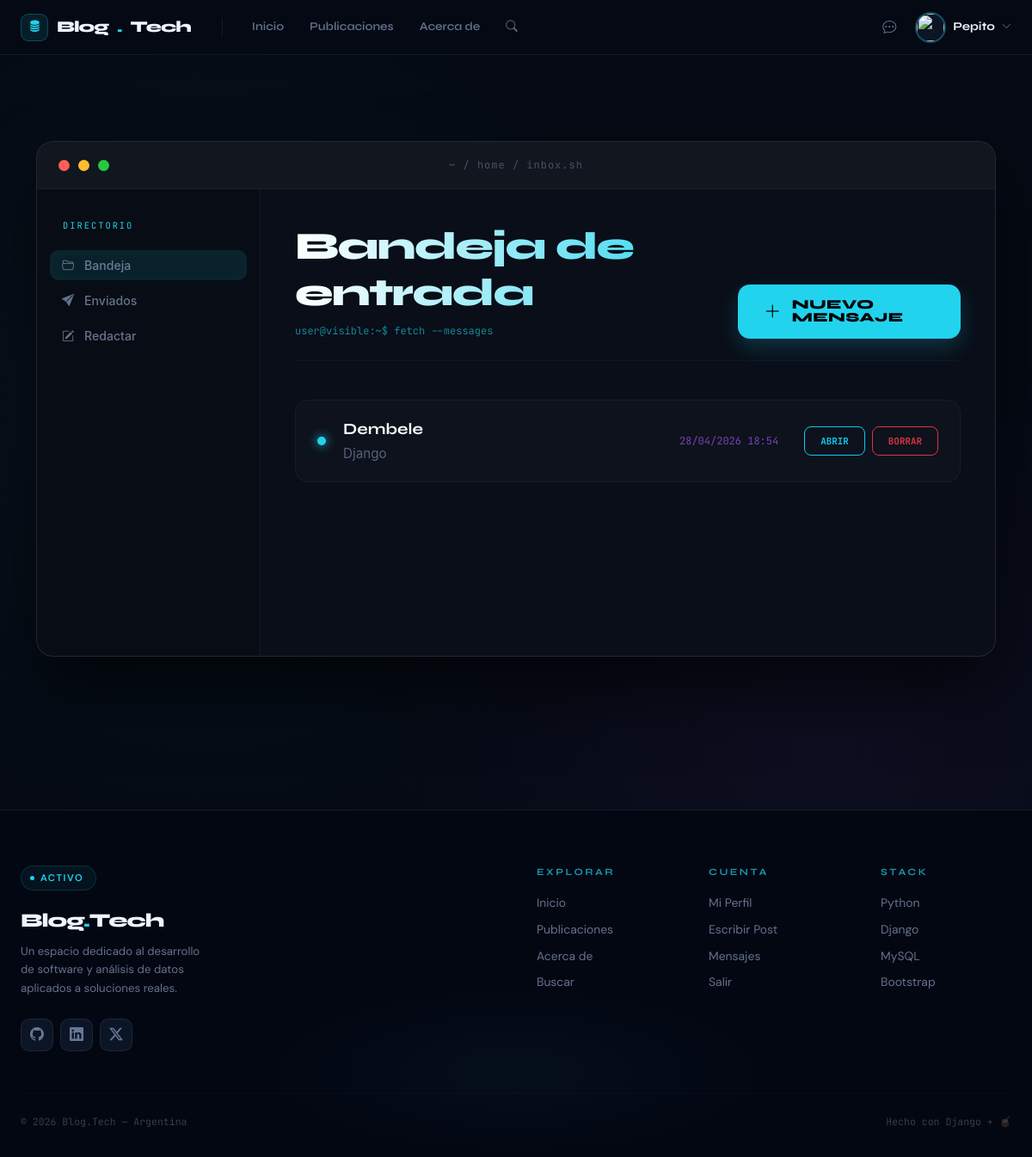
The page /mensajeria/ (signed in) on the database its author committed.
### mensajeria/models.py (models this page shows, shortened)
class Mensaje(models.Model):
    remitente = models.ForeignKey(User, on_delete=models.CASCADE, related_name='mensajes_enviados', verbose_name='Remitente')
    destinatario = models.ForeignKey(User, on_delete=models.CASCADE, related_name='mensajes_recibidos', verbose_name='Destinatario')
    asunto = models.CharField(max_length=200, verbose_name='Asunto')
    contenido = models.TextField(verbose_name='Contenido')
    fecha = models.DateTimeField(auto_now_add=True, verbose_name='Fecha')
    leido = models.BooleanField(default=False, verbose_name='Leído')
    class Meta:
        ordering = ['-fecha']
        verbose_name = 'Mensaje'
        verbose_name_plural = 'Mensajes'

### mensajeria/views.py (the view)
# urls.py: path('', views.bandeja_entrada, name='bandeja_entrada'),
@login_required
def bandeja_entrada(request):
    mensajes_recibidos = Mensaje.objects.filter(destinatario=request.user)
    return render(request, 'mensajeria/bandeja_entrada.html', {'mensajes_recibidos': mensajes_recibidos})

### mensajeria/templates/mensajeria/bandeja_entrada.html (shortened to what this page needs)
{% extends "blog/base.html" %}
{% load static %}
{% block contenido %}
<div class="container py-5 terminal-container">
    <div class="apple-window">
        <div class="window-header">
            <div class="traffic-lights">
                <div class="dot dot-red"></div>
                <div class="dot dot-yellow"></div>
                <div class="dot dot-green"></div>
            </div>
            <div class="window-path">
                ~ / home / inbox.sh
            </div>
            <div style="width: 100px;"></div> </div>
        <div class="window-body">
            <div class="sidebar-explorer d-none d-md-block">
                <span class="nav-label">Directorio</span>
                <ul class="nav flex-column nav-msg">
                    <li class="nav-item">
                        <a class="nav-link active" href="{% url 'bandeja_entrada' %}">
                            <i class="bi bi-folder2-open"></i> Bandeja
                        </a>
                    </li>
                    <li class="nav-item">
                        <a class="nav-link" href="{% url 'mensajes_enviados' %}">
                            <i class="bi bi-send-fill"></i> Enviados
                        </a>
                    </li>
                    <li class="nav-item">
                        <a class="nav-link" href="{% url 'enviar_mensaje' %}">
                            <i class="bi bi-pencil-square"></i> Redactar
                        </a>
                    </li>
                </ul>
            </div>
            <div class="content-area">
                <div class="content-header">
                    <div>
                        <h2 class="section-title">Bandeja de entrada</h2>
                        <p class="mb-0 mt-2" style="font-family: var(--font-mono); font-size: 0.75rem; color: var(--accent-cyan); opacity: 0.6;">
                            user@visible:~$ fetch --messages
                        </p>
                    </div>
                    <a href="{% url 'enviar_mensaje' %}" class="btn-new-msg">
                        <i class="bi bi-plus-lg fs-5"></i> NUEVO MENSAJE
                    </a>
                </div>
                <div class="msg-list-wrapper">
                    {% if mensajes_recibidos %}
                        {% for mensaje in mensajes_recibidos %}
                        <div class="msg-item">
                            <div class="d-flex align-items-center">
                                {% if not mensaje.leido %}
                                    <div class="unread-glow"></div>
                                {% else %}
                                    <div style="width: 30px;"></div> {% endif %}
                                <div class="msg-info">
                                    <span class="msg-sender">{{ mensaje.remitente.username }}</span>
                                    <span class="msg-subject">{{ mensaje.asunto|truncatechars:50 }}</span>
                                </div>
                            </div>
                            <div class="msg-meta">
                                <span class="msg-date">{{ mensaje.fecha|date:"d/m/Y H:i" }}</span>
                                <div class="d-flex gap-2">
                                    <a href="{% url 'ver_mensaje' mensaje.pk %}" class="btn btn-outline-info btn-terminal-sm">Abrir</a>
                                    <a href="{% url 'eliminar_mensaje' mensaje.pk %}" class="btn btn-outline-danger btn-terminal-sm">Borrar</a>
                                </div>
                            </div>
                        </div>
                        {% endfor %}
                    {% endif %}
                </div>
            </div>
        </div>
    </div>
</div>
{% endblock %}

### blog/templates/blog/base.html (shortened to what this page needs)
<!DOCTYPE html>
<html lang="es" style="overflow-x: hidden;">
<head>
    <link href="https://cdn.jsdelivr.net/npm/bootstrap@5.3.0/dist/css/bootstrap.min.css" rel="stylesheet">
    <link rel="stylesheet" href="https://cdn.jsdelivr.net/npm/bootstrap-icons@1.11.3/font/bootstrap-icons.min.css">
</head>
<body class="d-flex flex-column min-vh-100">
<nav class="navbar sticky-top">
    <div class="container-custom" style="display:flex; align-items:center; height:100%; gap:0;">
        <a class="navbar-brand" href="{% url 'inicio' %}">
            <div class="brand-icon"><i class="bi bi-database-fill"></i></div>
            Blog<span style="color:var(--accent-cyan);">.</span>Tech
        </a>
        <ul class="navbar-nav flex-row d-none d-lg-flex me-auto">
            <li class="nav-item">
                <a class="nav-link" href="{% url 'inicio' %}" data-url="{% url 'inicio' %}">
                    Inicio
                </a>
            </li>
            <li class="nav-item">
                <a class="nav-link" href="{% url 'lista' %}" data-url="{% url 'lista' %}">
                    Publicaciones
                </a>
            </li>
            <li class="nav-item">
                <a class="nav-link" href="{% url 'acerca_de' %}" data-url="{% url 'acerca_de' %}">
                    Acerca de
                </a>
            </li>
            <li class="nav-item">
                <a class="nav-link" href="{% url 'buscar' %}" data-url="{% url 'buscar' %}">
                    <i class="bi bi-search" style="font-size:0.85rem;"></i>
                </a>
            </li>
        </ul>
        <div class="d-flex align-items-center gap-2 ms-auto">
            {% if user.is_authenticated %}
                <a href="{% url 'bandeja_entrada' %}"
                   class="nav-link position-relative"
                   style="padding: 7px 10px !important;">
                    <i class="bi bi-chat-dots" style="font-size:1rem;"></i>
                </a>
                <div class="dropdown">
                    <a href="#" data-bs-toggle="dropdown"
                       class="text-decoration-none d-flex align-items-center gap-2 ps-1">
                        <div class="nav-avatar-wrapper">
                            <img src="{{ user.perfil.imagen.url|default:'https://cdn-icons-png.flaticon.com/512/149/149071.png' }}"
                                 class="nav-avatar-img"
                                 onerror="this.src='https://cdn-icons-png.flaticon.com/512/149/149071.png'">
                        </div>
                        <span class="d-none d-md-inline"
                              style="font-family:var(--font-display); font-weight:700;
                                     font-size:0.85rem; color:var(--text-primary);">
                            {{ user.username }}
                        </span>
                        <i class="bi bi-chevron-down d-none d-md-inline"
                           style="color:var(--text-muted); font-size:0.7rem;"></i>
                    </a>
                </div>
            {% else %}
                <a href="{% url 'login' %}" class="btn-nav-login d-none d-md-inline">LOGIN</a>
                <a href="{% url 'registro' %}" class="btn-tech-pill">EMPEZAR</a>
            {% endif %}
        </div>
    </div>
</nav>
<main class="flex-grow-1 {% block main_class %}inner-page{% endblock %}">
    {% block contenido %}{% endblock %}
</main>
<footer class="footer-premium">
    <div class="container-custom">
        <div class="row g-5">
            <div class="col-lg-4">
                <div class="footer-badge">
                    <span class="footer-badge-dot"></span>
                    Activo
                </div>
                <div class="footer-brand">
                    Blog<span style="color:var(--accent-cyan);">.</span>Tech
                </div>
                <p class="footer-tagline">
                    Un espacio dedicado al desarrollo de software y análisis de datos aplicados a soluciones reales.
                </p>
                <div class="d-flex gap-2 mt-4">
                    <a href="#" class="footer-social"><i class="bi bi-github"></i></a>
                    <a href="#" class="footer-social"><i class="bi bi-linkedin"></i></a>
                    <a href="#" class="footer-social"><i class="bi bi-twitter-x"></i></a>
                </div>
            </div>
            <div class="col-6 col-lg-2 offset-lg-2">
                <p class="footer-heading">Explorar</p>
                <a href="{% url 'inicio' %}" class="footer-link">Inicio</a>
                <a href="{% url 'lista' %}" class="footer-link">Publicaciones</a>
                <a href="{% url 'acerca_de' %}" class="footer-link">Acerca de</a>
                <a href="{% url 'buscar' %}" class="footer-link">Buscar</a>
            </div>
            <div class="col-6 col-lg-2">
                <p class="footer-heading">Cuenta</p>
                {% if user.is_authenticated %}
                    <a href="{% url 'perfil' %}" class="footer-link">Mi Perfil</a>
                    <a href="{% url 'crear' %}" class="footer-link">Escribir Post</a>
                    <a href="{% url 'bandeja_entrada' %}" class="footer-link">Mensajes</a>
                    <a href="{% url 'logout' %}" class="footer-link">Salir</a>
                {% else %}
                    <a href="{% url 'login' %}" class="footer-link">Iniciar Sesión</a>
                    <a href="{% url 'registro' %}" class="footer-link">Registrarse</a>
                {% endif %}
            </div>
            <div class="col-lg-2">
                <p class="footer-heading">Stack</p>
                <span class="footer-link" style="pointer-events:none; cursor:default;">Python</span>
                <span class="footer-link" style="pointer-events:none; cursor:default;">Django</span>
                <span class="footer-link" style="pointer-events:none; cursor:default;">MySQL</span>
                <span class="footer-link" style="pointer-events:none; cursor:default;">Bootstrap</span>
            </div>
        </div>
        <hr class="footer-divider">
        <div class="d-flex flex-column flex-md-row justify-content-between align-items-center gap-3">
            <p class="footer-copy mb-0">&copy; 2026 Blog.Tech — Argentina</p>
            <p class="footer-copy mb-0">Hecho con Django + 🧉</p>
        </div>
    </div>
</footer>
</body>
</html>

### mensajeria/templates/mensajeria/bandeja_entrada.html (style rules this page uses)
.terminal-container { --font-header: 'Syne', sans-serif; --font-mono: 'JetBrains Mono', monospace; --font-ui: 'Inter', sans-serif; --mac-red: #ff5f56; --mac-yellow: #ffbd2e; --mac-green: #27c93f; --terminal-bg: rgba(10, 15, 25, 0.98); --accent-gradient: linear-gradient(90deg, #ffffff, var(--accent-cyan)); }
.apple-window { background: var(--terminal-bg); border: 1px solid rgba(255, 255, 255, 0.1); border-radius: 20px; overflow: hidden; display: flex; flex-direction: column; min-height: 75vh; box-shadow: 0 40px 80px rgba(0, 0, 0, 0.6); backdrop-filter: blur(25px); margin-bottom: 50px; }
.window-header { background: rgba(255, 255, 255, 0.03); padding: 18px 25px; display: flex; align-items: center; border-bottom: 1px solid rgba(255, 255, 255, 0.05); }
.traffic-lights { display: flex; gap: 10px; width: 100px; }
.dot { width: 13px; height: 13px; border-radius: 50%; }
.dot-red { background: var(--mac-red); }
.dot-yellow { background: var(--mac-yellow); }
.dot-green { background: var(--mac-green); }
.window-path { flex-grow: 1; text-align: center; font-family: var(--font-mono); font-size: 0.75rem; color: var(--text-muted); opacity: 0.6; letter-spacing: 1px; }
.window-body { display: flex; flex: 1; }
.sidebar-explorer { width: 260px; background: rgba(0, 0, 0, 0.15); border-right: 1px solid rgba(255, 255, 255, 0.05); padding: 35px 15px; }
.nav-label { font-family: var(--font-mono); font-size: 0.65rem; text-transform: uppercase; color: var(--accent-cyan); letter-spacing: 2px; margin-bottom: 20px; display: block; padding-left: 15px; }
.nav-msg .nav-link { font-family: var(--font-ui); font-weight: 500; color: var(--text-muted); font-size: 0.88rem; padding: 12px 18px; border-radius: 10px; transition: 0.3s cubic-bezier(0.4, 0, 0.2, 1); margin-bottom: 6px; display: flex; align-items: center; gap: 12px; }
.nav-msg .nav-link.active { background: rgba(34, 211, 238, 0.1); color: var(--accent-cyan); box-shadow: inset 0 0 15px rgba(34, 211, 238, 0.05); }
.content-area { flex: 1; display: flex; flex-direction: column; padding: 40px; }
.content-header { display: flex; justify-content: space-between; align-items: flex-end; margin-bottom: 45px; border-bottom: 1px solid rgba(255, 255, 255, 0.03); padding-bottom: 25px; }
.section-title { font-family: var(--font-header); font-weight: 800; font-size: 2.8rem; letter-spacing: -1.5px; margin: 0; background: var(--accent-gradient); -webkit-background-clip: text; -webkit-text-fill-color: transparent; }
.btn-new-msg { background: var(--accent-cyan); color: #000000 !important; font-family: var(--font-header); font-weight: 800; text-transform: uppercase; letter-spacing: 0.5px; border-radius: 14px; padding: 16px 30px; font-size: 0.95rem; border: none; transition: 0.4s cubic-bezier(0.175, 0.885, 0.32, 1.275); text-decoration: none; display: inline-flex; align-items: center; gap: 12px; line-height: 1; box-shadow: 0 10px 25px rgba(34, 211, 238, 0.2); }
.msg-item { background: rgba(255, 255, 255, 0.02); border: 1px solid rgba(255, 255, 255, 0.04); border-radius: 16px; padding: 20px 25px; margin-bottom: 12px; transition: 0.3s; display: flex; justify-content: space-between; align-items: center; }
.unread-glow { width: 10px; height: 10px; background: var(--accent-cyan); border-radius: 50%; box-shadow: 0 0 12px var(--accent-cyan); margin-right: 20px; }
.msg-info { display: flex; flex-direction: column; }
.msg-sender { font-family: var(--font-header); font-weight: 700; color: #ffffff; font-size: 1.15rem; margin-bottom: 4px; }
.msg-subject { font-family: var(--font-ui); color: var(--text-muted); font-size: 0.95rem; opacity: 0.8; }
.msg-meta { display: flex; align-items: center; gap: 30px; }
.msg-date { font-family: var(--font-mono); font-size: 0.75rem; color: var(--accent-purple); opacity: 0.7; }
.btn-terminal-sm { font-family: var(--font-mono); font-size: 0.68rem; font-weight: 700; text-transform: uppercase; border-radius: 8px; padding: 8px 18px; transition: 0.2s; }

### rows shown on the page
Mensaje: leido False (drawn), remitente.username "Dembele", asunto "Django", fecha "28/04/2026 18:54"

### other values the page prints
{{ user.username }} "Pepito"
